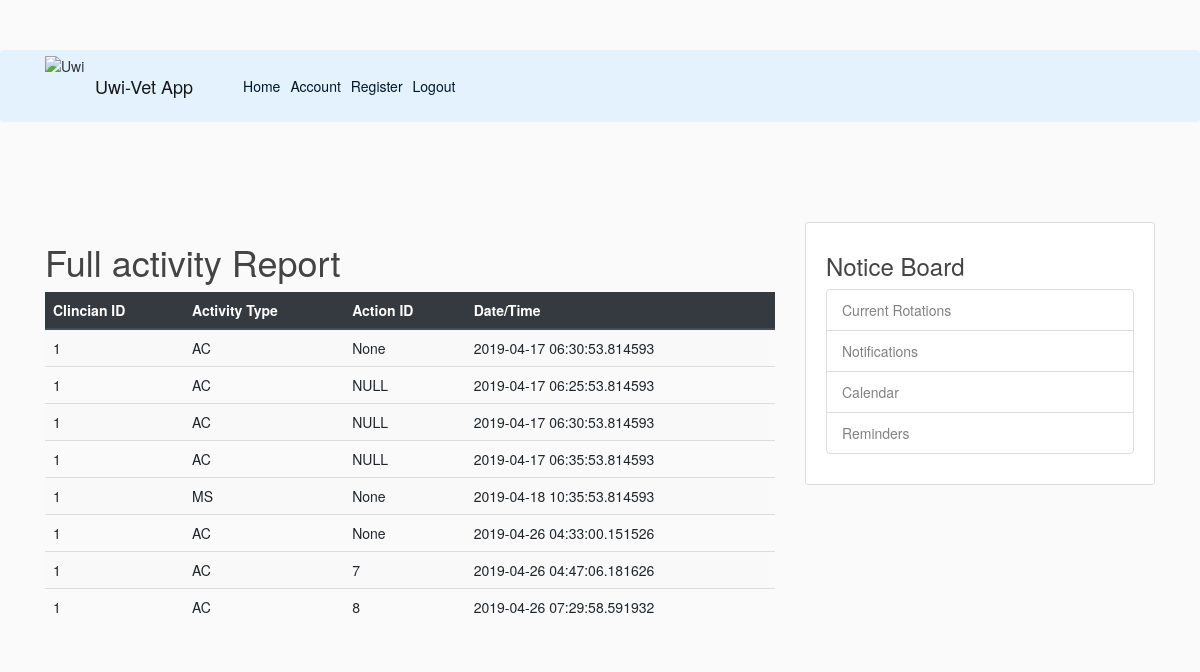
The page /activity (signed in) on the database as committed earlier.
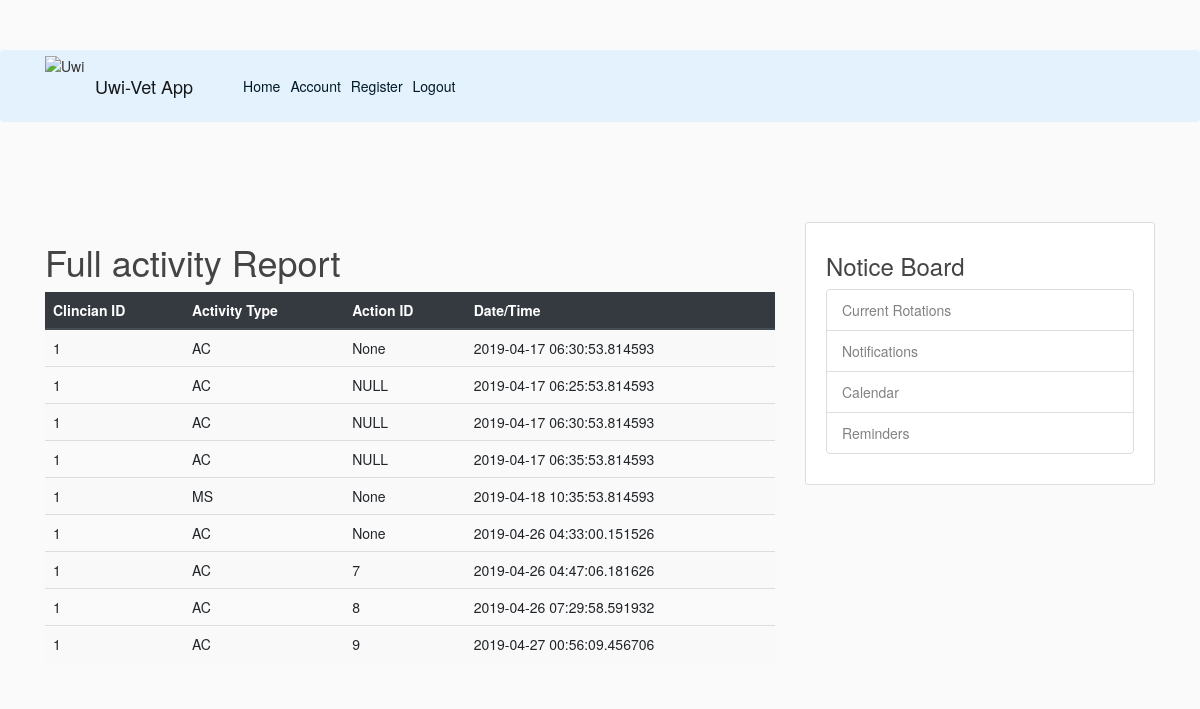
The same page on the database as committed later.
### flaskblog/models.py (models this page shows, shortened)
class Activity(db.Model):
    id = db.Column(db.Integer, primary_key = True, autoincrement=True)
    activityType = db.Column(db.String(10))
    actionID = db.Column(db.Integer)
    clincianID = db.Column(db.Integer)
    timestamp = db.Column(db.DateTime, nullable=False, default=datetime.utcnow)

### flaskblog/routes.py (the view)
@app.route("/activity", methods=['GET'])
@login_required
def activity():
    records = Activity.query.all()
    return render_template('activity.html', title='Activity.html', Activity=records)

### flaskblog/models.py (called while the page is built)
@login_manager.user_loader
def load_user(user_id):
    return User2.query.get(int(user_id))

### flaskblog/templates/activity.html
{% extends "layout.html" %}
{% block content%}
    <h1>Full activity Report</h1>
    <div class="row">
        <div class="col">
            <table class="table table-striped table-hover">
                <thead class="thead-dark">
                    <tr>
                        <th>Clincian ID</th><th>Activity Type</th><th>Action ID</th><th>Date/Time</th>
                    </tr>
                </thead>
                <tbody>
                    {% for val in Activity %}
                    <tr>
                        <td>{{val.clincianID}}</td>
                        <td>{{val.activityType}}</td>
                        <td>{{val.actionID}}</td>
                        <td>{{val.timestamp}}</td>
                    </tr>
                    {% endfor %}
                </tbody>
            </table>
        </div>
    </div>
{% endblock content %}

Rows that differ between the two databases and show on the page:
added Activity: clincianID "1", activityType "AC", actionID "9", timestamp "2019-04-27 00:56:09.456706"
